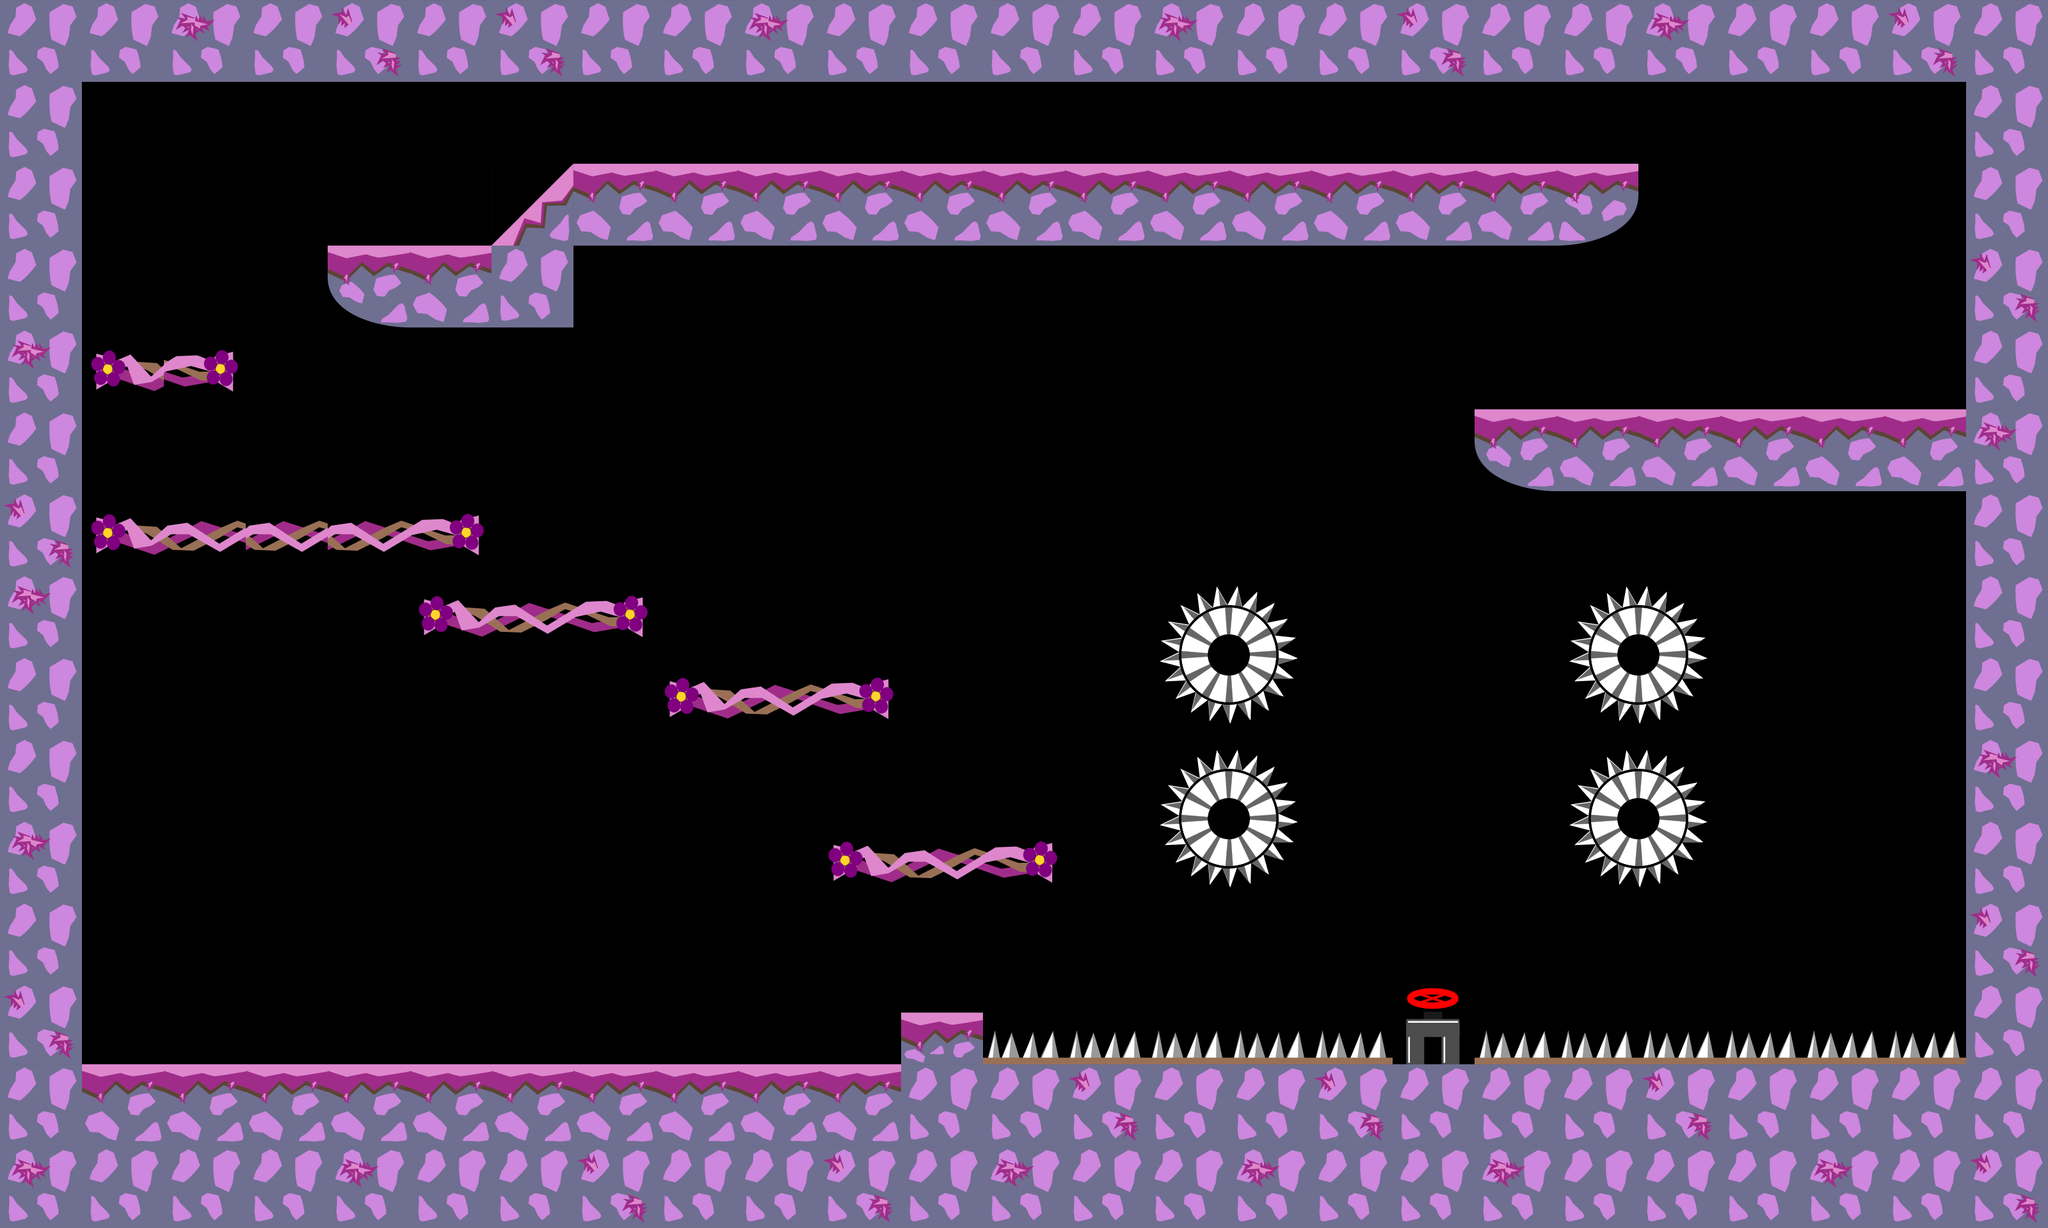

Rendered tile map (Tiled .tmx) drawn with the repository's tilesets; below, a short description and the map source with its tile grids summarised:
An orthogonal 25x15 tile map with 128x128 px tiles, 2 tile layers (graphics, oil), 4 tilesets and 30 objects.

<map version="1.0" tiledversion="1.1.1" orientation="orthogonal" renderorder="right-down" width="25" height="15" tilewidth="128" tileheight="128" infinite="0" nextobjectid="192">
 <tileset firstgid="1" source="tiles_128x128.tsx" />
 <tileset firstgid="37" source="tiles_oil_128x128.tsx" />
 <tileset firstgid="77" source="tiles_128x128_vines.tsx" />
 <tileset firstgid="89" source="tiles_128x128_purple.tsx" />
 <layer name="graphics" width="25" height="15">
  <data>[375 cells, 167 non-empty, 17 distinct tile ids]</data>
 </layer>
 <layer name="oil" width="25" height="15">
  <data>[375 cells, 0 non-empty, 0 distinct tile ids]</data>
 </layer>
 <objectgroup name="blocks">
  <object id="2" x="3072" y="4" width="112" height="1696" />
  <object id="3" x="64" y="52" width="64" height="1684" />
  <object id="4" x="8" y="4" width="3172" height="120" />
  <object id="127" x="8" y="1664" width="3196" height="248.002" />
  <object id="168" x="512" y="384" width="384" height="128" />
  <object id="171" x="1024" y="256" width="1536" height="128" />
  <object id="186" x="2304" y="640" width="768" height="128" />
  <object id="187" x="1408.42" y="1582.82" width="127.939" height="86.8788" />
 </objectgroup>
 <objectgroup name="switch" />
 <objectgroup name="levelEndBlock" />
 <objectgroup name="slope">
  <object id="172" x="768" y="384">
   <polygon points="0,0 128,-128 256,-128 256,0" />
  </object>
 </objectgroup>
 <objectgroup name="passBlock">
  <object id="105" x="165.622" y="817.254" width="571.697" height="46" />
  <object id="165" x="146.956" y="554.587" width="215.697" height="46" />
  <object id="181" x="671.622" y="943.254" width="322.697" height="46" />
  <object id="182" x="1042.62" y="1072.25" width="322.697" height="46" />
  <object id="183" x="1303.62" y="1327.25" width="322.697" height="46" />
 </objectgroup>
 <objectgroup name="flowers">
  <object id="74" x="256.97" y="672.853" width="69.697" height="69.697">
   <ellipse />
  </object>
  <object id="76" x="285.212" y="308.005" width="69.697" height="69.697">
   <ellipse />
  </object>
  <object id="80" x="2714.19" y="369.459" width="69.697" height="69.697">
   <ellipse />
  </object>
  <object id="83" x="652.489" y="674.671" width="69.697" height="69.697">
   <ellipse />
  </object>
  <object id="112" x="2205.46" y="1105.22" width="69.697" height="69.697">
   <ellipse />
  </object>
  <object id="114" x="2207.04" y="520.003" width="69.697" height="69.697">
   <ellipse />
  </object>
  <object id="141" x="2207.09" y="1328.49" width="69.697" height="69.697">
   <ellipse />
  </object>
  <object id="143" x="1564.49" y="1026.61" width="69.697" height="69.697">
   <ellipse />
  </object>
  <object id="144" x="2197.46" y="800.855" width="69.697" height="69.697">
   <ellipse />
  </object>
  <object id="184" x="1816.12" y="159.52" width="69.697" height="69.697">
   <ellipse />
  </object>
  <object id="185" x="1149.46" y="862.55" width="69.697" height="69.697">
   <ellipse />
  </object>
 </objectgroup>
 <objectgroup name="end">
  <object id="44" x="2190.67" y="1504.82" width="93" height="95">
   <ellipse />
  </object>
 </objectgroup>
 <objectgroup name="pushBlocks" />
 <objectgroup name="damage">
  <object id="188" x="1543" y="1606" width="619" height="36" />
  <object id="189" x="2316" y="1603" width="760" height="40" />
  <object id="190" x="1819" y="915.667" width="211" height="473" />
  <object id="191" x="2453" y="921.667" width="193" height="470" />
 </objectgroup>
 <objectgroup name="warp_a" />
 <objectgroup name="warp_b" />
</map>
